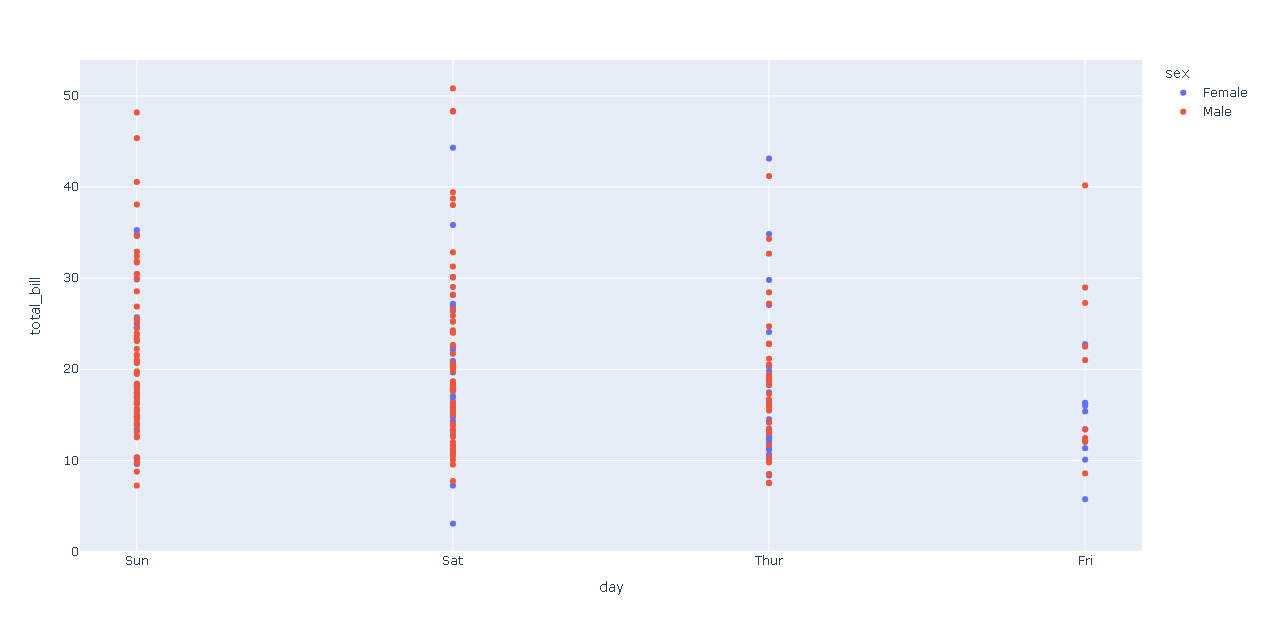

This figure's Python source:
import plotly.express as px # Biblioteca usada para criar gráficos

df = px.data.tips() # DataFrame com conjunto de dados Iris
fig = px.scatter(df, x = 'day',
                  y = 'total_bill',
                  color='sex')  # Cria o objeto com os dados de x e y
fig.show() # Plota o gráfico

# plotly.express pode criar toda a fígura de uma só vez. Ele usa a graph_objects internamente
